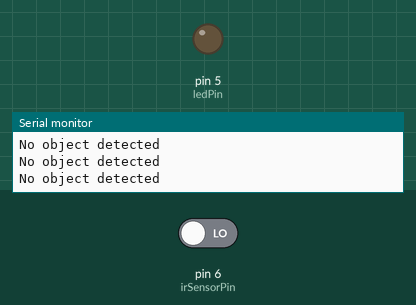
This sketch was run on a simulated Arduino Uno, built with avr-gcc and run on an emulated ATmega328P. On the bench: output pins drawn as LEDs (lit = HIGH), the last lines printed to the serial monitor. Inputs (shaded band) come from the test bench; at power-on: pin 6 (irSensorPin) LOW.

Above: at 1.2 s.
1.3 s: pin 6 (irSensorPin) driven HIGH
At 2.4 s:
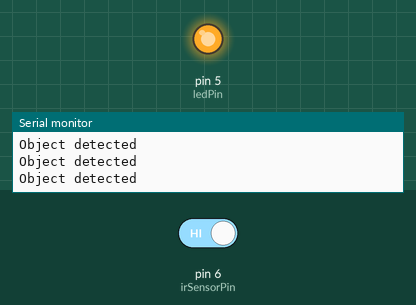
2.8 s: pin 6 (irSensorPin) driven LOW
At 3.6 s:
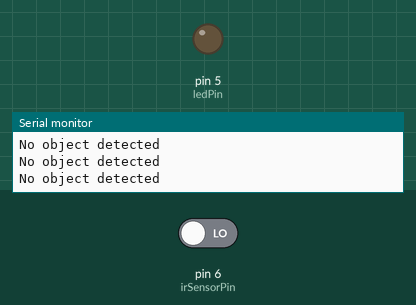
Timing chart, 0 to 5.8 s (numbered marks = the images above; inputs shaded):
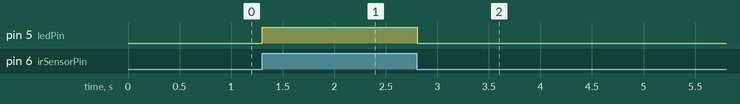

The sketch:

Ir_with_LED.ino
```cpp
const int irSensorPin = 6; // IR sensor output pin
const int ledPin = 5; // LED pin

void setup() {
  pinMode(irSensorPin, INPUT);
  pinMode(ledPin, OUTPUT);
  Serial.begin(9600);
}

void loop() {
  int sensorValue = digitalRead(irSensorPin);

  if (sensorValue == HIGH) {
    digitalWrite(ledPin, HIGH); // Turn on the LED
    Serial.println("Object detected");
  } else {
    digitalWrite(ledPin, LOW); // Turn off the LED
    Serial.println("No object detected");
  }

  delay(100); // Small delay to stabilize the readings
}
```

Measured:
- after the input at 1.3 s, pin 5 (ledPin): LOW → HIGH at once
- after the input at 2.8 s, pin 5 (ledPin): HIGH → LOW at once
